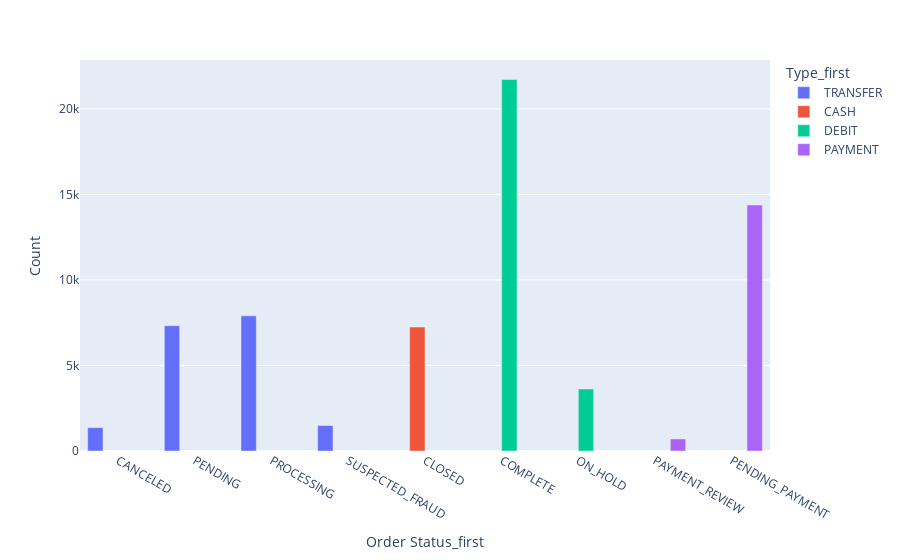

The notebook cell this image was saved under:
### Markdown cell above
### EXPLORATORY DATA ANALYSIS ON GROUPED DATASET

### Code cell
#Checking the relationship between the type of payment and the order status
order_status_fraud = grouped_df.groupby(['Order Status_first', 'Type_first']).size().to_frame('Count').reset_index()
g = px.bar(order_status_fraud, x = 'Order Status_first', y = 'Count', color = 'Type_first', barmode='group')
g.show()

### Figure 1 — Plotly figure (JSON) as saved in the notebook; plotly's stock layout.template omitted (floating-point values rounded to 4 significant figures)
{"data": [{"alignmentgroup": "True", "hovertemplate": "Type_first=TRANSFER<br>Order Status_first=%{x}<br>Count=%{y}<extra></extra>", "legendgroup": "TRANSFER", "marker": {"color": "#636efa", "pattern": {"shape": ""}}, "name": "TRANSFER", "offsetgroup": "TRANSFER", "orientation": "v", "showlegend": true, "textposition": "auto", "type": "bar", "x": ["CANCELED", "PENDING", "PROCESSING", "SUSPECTED_FRAUD"], "xaxis": "x", "y": [1367, 7321, 7901, 1488], "yaxis": "y"}, {"alignmentgroup": "True", "hovertemplate": "Type_first=CASH<br>Order Status_first=%{x}<br>Count=%{y}<extra></extra>", "legendgroup": "CASH", "marker": {"color": "#EF553B", "pattern": {"shape": ""}}, "name": "CASH", "offsetgroup": "CASH", "orientation": "v", "showlegend": true, "textposition": "auto", "type": "bar", "x": ["CLOSED"], "xaxis": "x", "y": [7249], "yaxis": "y"}, {"alignmentgroup": "True", "hovertemplate": "Type_first=DEBIT<br>Order Status_first=%{x}<br>Count=%{y}<extra></extra>", "legendgroup": "DEBIT", "marker": {"color": "#00cc96", "pattern": {"shape": ""}}, "name": "DEBIT", "offsetgroup": "DEBIT", "orientation": "v", "showlegend": true, "textposition": "auto", "type": "bar", "x": ["COMPLETE", "ON_HOLD"], "xaxis": "x", "y": [21716, 3624], "yaxis": "y"}, {"alignmentgroup": "True", "hovertemplate": "Type_first=PAYMENT<br>Order Status_first=%{x}<br>Count=%{y}<extra></extra>", "legendgroup": "PAYMENT", "marker": {"color": "#ab63fa", "pattern": {"shape": ""}}, "name": "PAYMENT", "offsetgroup": "PAYMENT", "orientation": "v", "showlegend": true, "textposition": "auto", "type": "bar", "x": ["PAYMENT_REVIEW", "PENDING_PAYMENT"], "xaxis": "x", "y": [704, 14382], "yaxis": "y"}], "layout": {"barmode": "group", "legend": {"title": {"text": "Type_first"}, "tracegroupgap": 0}, "margin": {"t": 60}, "xaxis": {"anchor": "y", "domain": [0, 1], "title": {"text": "Order Status_first"}}, "yaxis": {"anchor": "x", "domain": [0, 1], "title": {"text": "Count"}}}}
